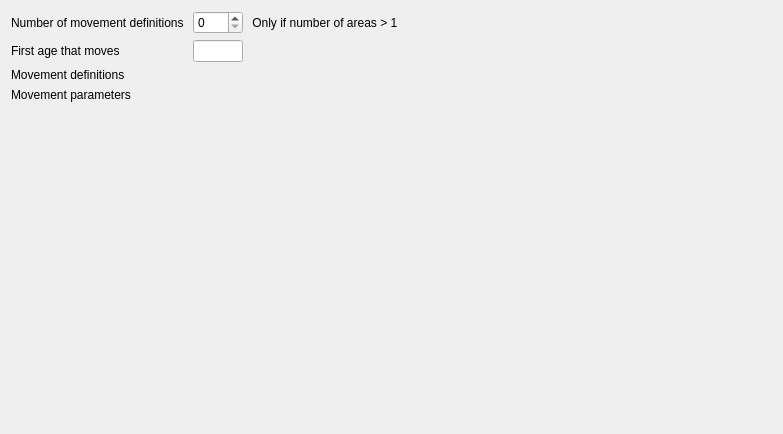
         <widget class="QWidget" name="scrollAreaWidgetContents_5">
          <property name="geometry">
           <rect>
            <x>0</x>
            <y>0</y>
            <width>783</width>
            <height>434</height>
           </rect>
          </property>
          <layout class="QVBoxLayout" name="verticalLayout_18">
           <item>
            <layout class="QGridLayout" name="gridLayout_movement">
             <item row="4" column="0" colspan="5">
              <layout class="QVBoxLayout" name="verticalLayout_move_params"/>
             </item>
             <item row="1" column="3">
              <spacer name="horizontalSpacer_num_defs">
               <property name="orientation">
                <enum>Qt::Horizontal</enum>
               </property>
               <property name="sizeHint" stdset="0">
                <size>
                 <width>204</width>
                 <height>20</height>
                </size>
               </property>
              </spacer>
             </item>
             <item row="2" column="1" colspan="3">
              <layout class="QHBoxLayout" name="horizontalLayout_move_defs"/>
             </item>
             <item row="1" column="4">
              <spacer name="horizontalSpacer_6">
               <property name="orientation">
                <enum>Qt::Horizontal</enum>
               </property>
               <property name="sizeHint" stdset="0">
                <size>
                 <width>40</width>
                 <height>20</height>
                </size>
               </property>
              </spacer>
             </item>
             <item row="0" column="2">
              <widget class="QSpinBox" name="spinBox_num_move_defs"/>
             </item>
             <item row="1" column="0">
              <widget class="QLabel" name="label_move_age">
               <property name="text">
                <string>First age that moves</string>
               </property>
              </widget>
             </item>
             <item row="2" column="0">
              <widget class="QLabel" name="label_move_defs">
               <property name="text">
                <string>Movement definitions </string>
               </property>
               <property name="alignment">
                <set>Qt::AlignLeading|Qt::AlignLeft|Qt::AlignTop</set>
               </property>
              </widget>
             </item>
             <item row="3" column="0">
              <widget class="QLabel" name="label_movement_params">
               <property name="text">
                <string>Movement parameters</string>
               </property>
               <property name="alignment">
                <set>Qt::AlignLeading|Qt::AlignLeft|Qt::AlignTop</set>
               </property>
              </widget>
             </item>
             <item row="0" column="0" colspan="2">
              <widget class="QLabel" name="label_num_move_defs">
               <property name="text">
                <string>Number of movement definitions </string>
               </property>
              </widget>
             </item>
             <item row="1" column="2">
              <widget class="QLineEdit" name="lineEdit_move_age">
               <property name="sizePolicy">
                <sizepolicy hsizetype="Minimum" vsizetype="Fixed">
                 <horstretch>0</horstretch>
                 <verstretch>0</verstretch>
                </sizepolicy>
               </property>
               <property name="minimumSize">
                <size>
                 <width>50</width>
                 <height>0</height>
                </size>
               </property>
               <property name="maximumSize">
                <size>
                 <width>50</width>
                 <height>16777215</height>
                </size>
               </property>
              </widget>
             </item>
             <item row="0" column="3">
              <widget class="QLabel" name="label_num_move_info">
               <property name="text">
                <string> Only if number of areas &gt; 1</string>
               </property>
              </widget>
             </item>
            </layout>
           </item>
           <item>
            <spacer name="verticalSpacer_5">
             <property name="orientation">
              <enum>Qt::Vertical</enum>
             </property>
             <property name="sizeHint" stdset="0">
              <size>
               <width>20</width>
               <height>40</height>
              </size>
             </property>
            </spacer>
           </item>
          </layout>
         </widget>
